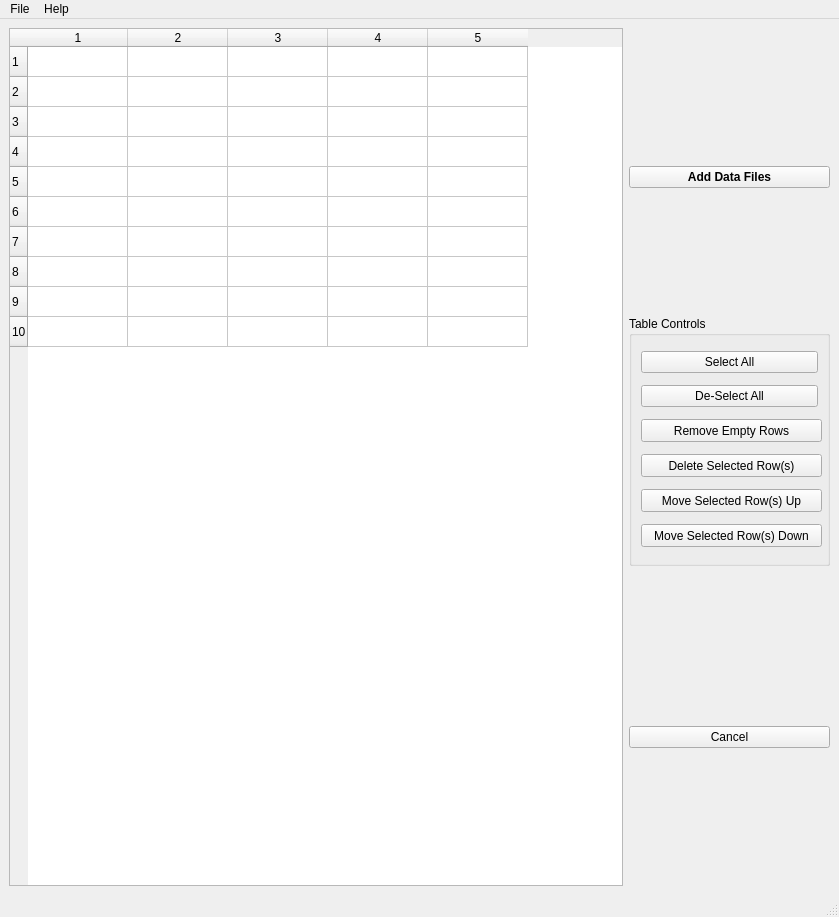
<?xml version="1.0" encoding="UTF-8"?>
<ui version="4.0">
 <class>MainWindow</class>
 <widget class="QMainWindow" name="MainWindow">
  <property name="windowModality">
   <enum>Qt::WindowModal</enum>
  </property>
  <property name="geometry">
   <rect>
    <x>0</x>
    <y>0</y>
    <width>839</width>
    <height>917</height>
   </rect>
  </property>
  <property name="sizePolicy">
   <sizepolicy hsizetype="MinimumExpanding" vsizetype="MinimumExpanding">
    <horstretch>0</horstretch>
    <verstretch>0</verstretch>
   </sizepolicy>
  </property>
  <property name="minimumSize">
   <size>
    <width>730</width>
    <height>300</height>
   </size>
  </property>
  <property name="windowTitle">
   <string>Add Data Files</string>
  </property>
  <widget class="QWidget" name="centralwidget">
   <layout class="QGridLayout" name="gridLayout">
    <item row="0" column="0">
     <layout class="QHBoxLayout" name="horizontalLayout">
      <item>
       <layout class="QVBoxLayout" name="verticalLayout_2">
        <item>
         <widget class="QTableWidget" name="tableWidgetTable1">
          <property name="sizePolicy">
           <sizepolicy hsizetype="Expanding" vsizetype="Expanding">
            <horstretch>0</horstretch>
            <verstretch>0</verstretch>
           </sizepolicy>
          </property>
          <property name="minimumSize">
           <size>
            <width>451</width>
            <height>221</height>
           </size>
          </property>
          <property name="rowCount">
           <number>10</number>
          </property>
          <property name="columnCount">
           <number>5</number>
          </property>
          <row/>
          <row/>
          <row/>
          <row/>
          <row/>
          <row/>
          <row/>
          <row/>
          <row/>
          <row/>
          <column/>
          <column/>
          <column/>
          <column/>
          <column/>
         </widget>
        </item>
       </layout>
      </item>
      <item>
       <layout class="QVBoxLayout" name="verticalLayout_3">
        <item>
         <spacer name="verticalSpacer_4">
          <property name="orientation">
           <enum>Qt::Vertical</enum>
          </property>
          <property name="sizeType">
           <enum>QSizePolicy::Preferred</enum>
          </property>
          <property name="sizeHint" stdset="0">
           <size>
            <width>20</width>
            <height>40</height>
           </size>
          </property>
         </spacer>
        </item>
        <item>
         <widget class="QPushButton" name="pushButton_saveQuit">
          <property name="font">
           <font>
            <weight>75</weight>
            <bold>true</bold>
           </font>
          </property>
          <property name="text">
           <string>Add Data Files</string>
          </property>
         </widget>
        </item>
        <item>
         <widget class="QGroupBox" name="groupBox">
          <property name="sizePolicy">
           <sizepolicy hsizetype="Preferred" vsizetype="MinimumExpanding">
            <horstretch>0</horstretch>
            <verstretch>0</verstretch>
           </sizepolicy>
          </property>
          <property name="minimumSize">
           <size>
            <width>201</width>
            <height>250</height>
           </size>
          </property>
          <property name="maximumSize">
           <size>
            <width>201</width>
            <height>201</height>
           </size>
          </property>
          <property name="title">
           <string>Table Controls</string>
          </property>
          <layout class="QVBoxLayout" name="verticalLayout">
           <item>
            <widget class="QPushButton" name="pushButtonSelectAll">
             <property name="text">
              <string>Select All</string>
             </property>
            </widget>
           </item>
           <item>
            <widget class="QPushButton" name="pushButtonDeSelectAll">
             <property name="text">
              <string>De-Select All</string>
             </property>
            </widget>
           </item>
           <item>
            <widget class="QPushButton" name="pushButtonRemoveEmptyRows">
             <property name="minimumSize">
              <size>
               <width>181</width>
               <height>23</height>
              </size>
             </property>
             <property name="text">
              <string>Remove Empty Rows</string>
             </property>
            </widget>
           </item>
           <item>
            <widget class="QPushButton" name="pushButtonDeleteSelectedRows">
             <property name="minimumSize">
              <size>
               <width>181</width>
               <height>23</height>
              </size>
             </property>
             <property name="text">
              <string>Delete Selected Row(s)</string>
             </property>
            </widget>
           </item>
           <item>
            <widget class="QPushButton" name="pushButtonMoveRowsUp">
             <property name="minimumSize">
              <size>
               <width>181</width>
               <height>23</height>
              </size>
             </property>
             <property name="text">
              <string>Move Selected Row(s) Up</string>
             </property>
            </widget>
           </item>
           <item>
            <widget class="QPushButton" name="pushButtonMoveRowsDown">
             <property name="minimumSize">
              <size>
               <width>181</width>
               <height>23</height>
              </size>
             </property>
             <property name="text">
              <string>Move Selected Row(s) Down</string>
             </property>
            </widget>
           </item>
          </layout>
         </widget>
        </item>
        <item>
         <spacer name="verticalSpacer_2">
          <property name="orientation">
           <enum>Qt::Vertical</enum>
          </property>
          <property name="sizeType">
           <enum>QSizePolicy::Preferred</enum>
          </property>
          <property name="sizeHint" stdset="0">
           <size>
            <width>20</width>
            <height>40</height>
           </size>
          </property>
         </spacer>
        </item>
        <item>
         <spacer name="verticalSpacer_3">
          <property name="orientation">
           <enum>Qt::Vertical</enum>
          </property>
          <property name="sizeType">
           <enum>QSizePolicy::Minimum</enum>
          </property>
          <property name="sizeHint" stdset="0">
           <size>
            <width>20</width>
            <height>40</height>
           </size>
          </property>
         </spacer>
        </item>
        <item>
         <widget class="QPushButton" name="pushButton_cancel">
          <property name="text">
           <string>Cancel</string>
          </property>
         </widget>
        </item>
        <item>
         <spacer name="verticalSpacer">
          <property name="orientation">
           <enum>Qt::Vertical</enum>
          </property>
          <property name="sizeType">
           <enum>QSizePolicy::Preferred</enum>
          </property>
          <property name="sizeHint" stdset="0">
           <size>
            <width>20</width>
            <height>40</height>
           </size>
          </property>
         </spacer>
        </item>
       </layout>
      </item>
     </layout>
    </item>
   </layout>
  </widget>
  <widget class="QMenuBar" name="menubar">
   <property name="geometry">
    <rect>
     <x>0</x>
     <y>0</y>
     <width>839</width>
     <height>25</height>
    </rect>
   </property>
   <widget class="QMenu" name="menuFile">
    <property name="title">
     <string>File</string>
    </property>
    <addaction name="actionExit"/>
   </widget>
   <widget class="QMenu" name="menuHelp">
    <property name="title">
     <string>Help</string>
    </property>
    <addaction name="actionAbout"/>
   </widget>
   <addaction name="menuFile"/>
   <addaction name="menuHelp"/>
  </widget>
  <widget class="QStatusBar" name="statusbar"/>
  <action name="actionExit">
   <property name="text">
    <string>Exit</string>
   </property>
  </action>
  <action name="actionAbout">
   <property name="text">
    <string>About</string>
   </property>
  </action>
 </widget>
 <resources/>
 <connections>
  <connection>
   <sender>tableWidgetTable1</sender>
   <signal>clicked(QModelIndex)</signal>
   <receiver>tableWidgetTable1</receiver>
   <slot>update()</slot>
   <hints>
    <hint type="sourcelabel">
     <x>261</x>
     <y>192</y>
    </hint>
    <hint type="destinationlabel">
     <x>261</x>
     <y>192</y>
    </hint>
   </hints>
  </connection>
 </connections>
</ui>
